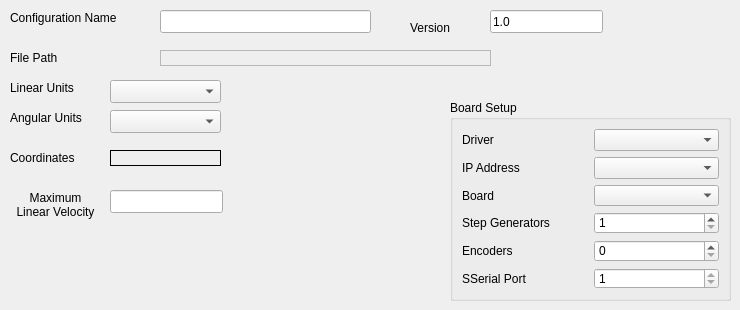
      <widget class="QWidget" name="machine">
       <attribute name="title">
        <string>Machine</string>
       </attribute>
       <widget class="QLabel" name="label">
        <property name="geometry">
         <rect>
          <x>10</x>
          <y>10</y>
          <width>131</width>
          <height>16</height>
         </rect>
        </property>
        <property name="text">
         <string>Configuration Name</string>
        </property>
       </widget>
       <widget class="QLineEdit" name="configName">
        <property name="geometry">
         <rect>
          <x>160</x>
          <y>10</y>
          <width>211</width>
          <height>23</height>
         </rect>
        </property>
       </widget>
       <widget class="QLabel" name="label_2">
        <property name="geometry">
         <rect>
          <x>10</x>
          <y>50</y>
          <width>59</width>
          <height>15</height>
         </rect>
        </property>
        <property name="text">
         <string>File Path</string>
        </property>
       </widget>
       <widget class="QLabel" name="pathLabel">
        <property name="geometry">
         <rect>
          <x>160</x>
          <y>50</y>
          <width>331</width>
          <height>16</height>
         </rect>
        </property>
        <property name="frameShape">
         <enum>QFrame::StyledPanel</enum>
        </property>
        <property name="text">
         <string/>
        </property>
       </widget>
       <widget class="QLabel" name="label_3">
        <property name="geometry">
         <rect>
          <x>10</x>
          <y>80</y>
          <width>81</width>
          <height>16</height>
         </rect>
        </property>
        <property name="text">
         <string>Linear Units</string>
        </property>
       </widget>
       <widget class="QLabel" name="label_30">
        <property name="geometry">
         <rect>
          <x>410</x>
          <y>20</y>
          <width>59</width>
          <height>15</height>
         </rect>
        </property>
        <property name="text">
         <string>Version</string>
        </property>
       </widget>
       <widget class="QLineEdit" name="versionLE">
        <property name="geometry">
         <rect>
          <x>490</x>
          <y>10</y>
          <width>113</width>
          <height>23</height>
         </rect>
        </property>
        <property name="text">
         <string>1.0</string>
        </property>
       </widget>
       <widget class="QComboBox" name="linearUnitsCB">
        <property name="geometry">
         <rect>
          <x>110</x>
          <y>80</y>
          <width>111</width>
          <height>23</height>
         </rect>
        </property>
       </widget>
       <widget class="QGroupBox" name="gridGroupBox">
        <property name="geometry">
         <rect>
          <x>450</x>
          <y>100</y>
          <width>281</width>
          <height>201</height>
         </rect>
        </property>
        <property name="title">
         <string>Board Setup</string>
        </property>
        <layout class="QGridLayout" name="gridLayout_26">
         <item row="4" column="1">
          <widget class="QSpinBox" name="encodersSB">
           <property name="minimum">
            <number>0</number>
           </property>
           <property name="maximum">
            <number>1</number>
           </property>
          </widget>
         </item>
         <item row="3" column="1">
          <widget class="QSpinBox" name="stepgensSB">
           <property name="minimum">
            <number>1</number>
           </property>
           <property name="maximum">
            <number>5</number>
           </property>
          </widget>
         </item>
         <item row="0" column="0">
          <widget class="QLabel" name="label_36">
           <property name="text">
            <string>Driver</string>
           </property>
          </widget>
         </item>
         <item row="1" column="1">
          <widget class="QComboBox" name="ipAddressCB"/>
         </item>
         <item row="3" column="0">
          <widget class="QLabel" name="label_33">
           <property name="text">
            <string>Step Generators</string>
           </property>
          </widget>
         </item>
         <item row="2" column="1">
          <widget class="QComboBox" name="boardCB"/>
         </item>
         <item row="0" column="1">
          <widget class="QComboBox" name="driverCB"/>
         </item>
         <item row="4" column="0">
          <widget class="QLabel" name="label_34">
           <property name="text">
            <string>Encoders</string>
           </property>
          </widget>
         </item>
         <item row="2" column="0">
          <widget class="QLabel" name="label_32">
           <property name="text">
            <string>Board</string>
           </property>
          </widget>
         </item>
         <item row="1" column="0">
          <widget class="QLabel" name="label_27">
           <property name="text">
            <string>IP Address</string>
           </property>
          </widget>
         </item>
         <item row="5" column="0">
          <widget class="QLabel" name="label_35">
           <property name="text">
            <string>SSerial Port</string>
           </property>
          </widget>
         </item>
         <item row="5" column="1">
          <widget class="QSpinBox" name="sserialSB">
           <property name="minimum">
            <number>1</number>
           </property>
           <property name="maximum">
            <number>1</number>
           </property>
          </widget>
         </item>
        </layout>
       </widget>
       <widget class="QLabel" name="label_8">
        <property name="geometry">
         <rect>
          <x>10</x>
          <y>110</y>
          <width>81</width>
          <height>16</height>
         </rect>
        </property>
        <property name="text">
         <string>Angular Units</string>
        </property>
       </widget>
       <widget class="QComboBox" name="angularUnitsCB">
        <property name="geometry">
         <rect>
          <x>110</x>
          <y>110</y>
          <width>111</width>
          <height>23</height>
         </rect>
        </property>
       </widget>
       <widget class="QLabel" name="label_10">
        <property name="geometry">
         <rect>
          <x>10</x>
          <y>150</y>
          <width>91</width>
          <height>16</height>
         </rect>
        </property>
        <property name="text">
         <string>Coordinates</string>
        </property>
       </widget>
       <widget class="QLabel" name="coordinatesLB">
        <property name="geometry">
         <rect>
          <x>110</x>
          <y>150</y>
          <width>111</width>
          <height>16</height>
         </rect>
        </property>
        <property name="frameShape">
         <enum>QFrame::Box</enum>
        </property>
        <property name="text">
         <string/>
        </property>
       </widget>
       <widget class="QLabel" name="label_37">
        <property name="geometry">
         <rect>
          <x>10</x>
          <y>190</y>
          <width>91</width>
          <height>31</height>
         </rect>
        </property>
        <property name="text">
         <string>&lt;html&gt;&lt;head/&gt;&lt;body&gt;&lt;p align=&quot;center&quot;&gt;Maximum&lt;br/&gt;Linear Velocity&lt;/p&gt;&lt;/body&gt;&lt;/html&gt;</string>
        </property>
       </widget>
       <widget class="QLineEdit" name="maxLinearVelocity">
        <property name="geometry">
         <rect>
          <x>110</x>
          <y>190</y>
          <width>113</width>
          <height>23</height>
         </rect>
        </property>
       </widget>
      </widget>
